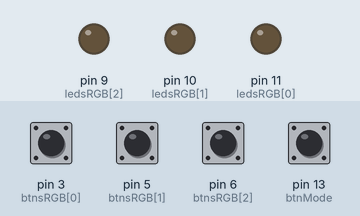
Bench run of a sketch on a simulated Arduino Uno, built with avr-gcc and run on an emulated ATmega328P. Parts: output pins drawn as LEDs (lit = HIGH). The inputs (shaded band) are chosen by the test bench; at power-on: pin 3 (btnsRGB[0]), pin 5 (btnsRGB[1]), pin 6 (btnsRGB[2]), pin 13 (btnMode) LOW. What the sketch prints to the serial monitor is not drawn.

Above: at 1.2 s.
1.3 s: pin 3 (btnsRGB[0]) pulled HIGH for 1 s
At 1.47 s:
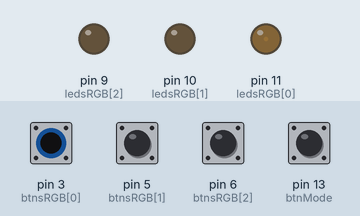
3.8 s: pin 5 (btnsRGB[1]) pulled HIGH for 0.15 s
At 4.3 s:
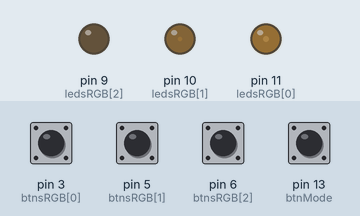
5.4 s: pin 6 (btnsRGB[2]) pulled HIGH for 0.15 s
At 6.7 s:
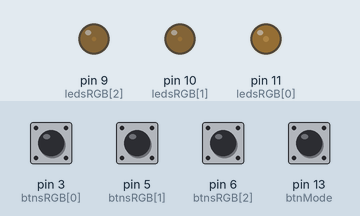
7.0 s: pin 3 (btnsRGB[0]) pulled HIGH for 1 s
At 9.1 s:
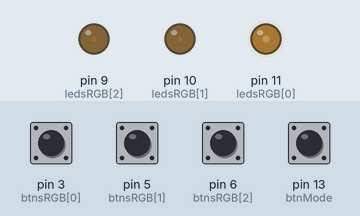
9.5 s: pin 5 (btnsRGB[1]) pulled HIGH for 1 s
At 9.66 s:
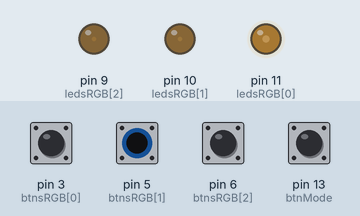
12.0 s: pin 5 (btnsRGB[1]) pulled HIGH for 1 s
At 13.3 s:
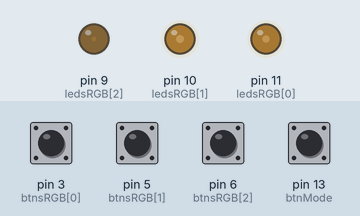
Timing chart, 0 to 15.0 s (numbered marks = the images above; inputs shaded):
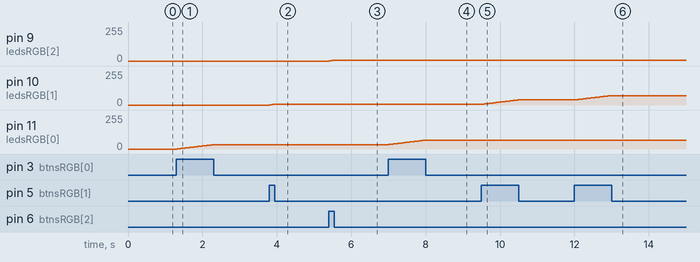

The sketch:

RGB_pushbutton.ino
```cpp
// Which pins points to the buttons, order of Red Green Blue
const int btnsRGB[3] = {3, 5, 6};

// Which pins points to the leds, order of Red Green Blue
const int ledsRGB[3] = {11, 10, 9};

// Button & variable to control wether to subtract or add to valueRGB
const int btnMode = 13;
bool modeAdd = true;

// To save current strength to display on RGB led
int valueRGB[3] = {0, 0, 0};

void setup() {
  Serial.begin(9600);

  // Initialize buttons
  pinMode(btnsRGB[3], INPUT);
  analogWrite(btnsRGB[3], 0);


  // Initialize led outputs
  pinMode(ledsRGB[3], INPUT);


  // Initialize mode button
  pinMode(btnMode, INPUT);


}

void loop() {
  Serial.println(valueRGB[3]);
    // If red button was pressed
    if(digitalRead(btnsRGB[0]) == HIGH){
      updateValue(0);
  }

  // If green button was pressed
  if(digitalRead(btnsRGB[1]) == HIGH){
    updateValue(1);
  }

  // If blue button was pressed
    if(digitalRead(btnsRGB[2]) == HIGH){
      updateValue(2);
  }

  // If switch mode button was pressed
  if(digitalRead(btnMode) == HIGH){
    if(modeAdd == true){
      modeAdd = false;
    }else{
      modeAdd = true;
    }

    // Ugly way to stop button from unintentional press
    delay(100);
  }

  // no chill
  delay(30);
}


// Update valueRGB and write change
void updateValue(int colour){

  // Add or subtract depending on mode
  if(modeAdd == true){

    // Don't let the value be more than 255
    if(valueRGB[colour] >= 255){
      valueRGB[colour] = 255;
    } else {
      valueRGB[colour]++;
    }
    }
    else{

      // Don't let the value be less than 0
      if(valueRGB[colour] <= 0){
        valueRGB[colour] = 0;
      } else {
        valueRGB[colour]--;
      }
    }

    // Actually update the value of corresponding pin
    analogWrite(ledsRGB[colour], valueRGB[colour]);
}
```

Measured:
- after the input at 1.3 s, pin 11 (ledsRGB[0]): moves from 0/255 to 33/255 over 0.97 s, starting at once
- after the input at 3.8 s, pin 10 (ledsRGB[1]): 0/255 → 5/255 at once
- after the input at 5.4 s, pin 9 (ledsRGB[2]): 0/255 → 5/255 at once
- after the input at 7.0 s, pin 11 (ledsRGB[0]): moves from 33/255 to 66/255 over 0.97 s, starting at once
- after the input at 9.5 s, pin 10 (ledsRGB[1]): moves from 5/255 to 38/255 over 0.97 s, starting at once
- after the input at 12.0 s, pin 10 (ledsRGB[1]): moves from 38/255 to 71/255 over 0.97 s, starting at once
